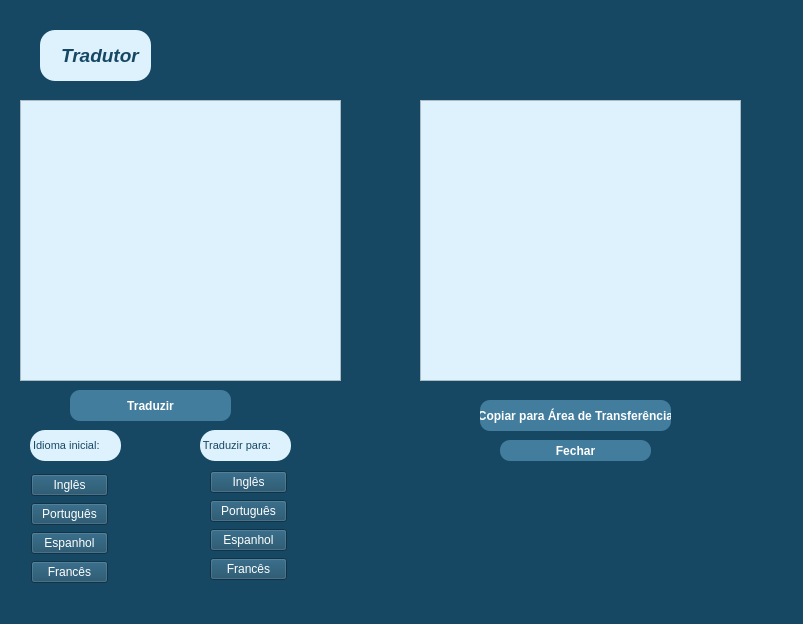
<?xml version="1.0" encoding="UTF-8"?>
<ui version="4.0">
 <class>Tradutor</class>
 <widget class="QMainWindow" name="Tradutor">
  <property name="geometry">
   <rect>
    <x>0</x>
    <y>0</y>
    <width>803</width>
    <height>624</height>
   </rect>
  </property>
  <property name="font">
   <font>
    <weight>75</weight>
    <bold>true</bold>
   </font>
  </property>
  <property name="windowTitle">
   <string>Tradutor</string>
  </property>
  <property name="styleSheet">
   <string notr="true">background-color: rgb(22, 72, 99);
</string>
  </property>
  <widget class="QWidget" name="centralwidget">
   <widget class="QPushButton" name="btn_traduzir">
    <property name="geometry">
     <rect>
      <x>70</x>
      <y>390</y>
      <width>161</width>
      <height>31</height>
     </rect>
    </property>
    <property name="font">
     <font>
      <family>Segoe UI</family>
      <weight>75</weight>
      <bold>true</bold>
     </font>
    </property>
    <property name="cursor">
     <cursorShape>OpenHandCursor</cursorShape>
    </property>
    <property name="styleSheet">
     <string notr="true">background-color:rgb(66, 125, 157);
 border-radius: 10px;
 border-color: black;
 color: white;</string>
    </property>
    <property name="text">
     <string>Traduzir</string>
    </property>
   </widget>
   <widget class="QLabel" name="label">
    <property name="geometry">
     <rect>
      <x>40</x>
      <y>30</y>
      <width>111</width>
      <height>51</height>
     </rect>
    </property>
    <property name="font">
     <font>
      <family>Segoe UI</family>
      <pointsize>14</pointsize>
      <weight>75</weight>
      <italic>true</italic>
      <bold>true</bold>
     </font>
    </property>
    <property name="styleSheet">
     <string notr="true">background-color: 	rgb(221, 242, 253);

 border-radius: 15px;
 border-color:white;
color: rgb(22, 72, 99);
 </string>
    </property>
    <property name="text">
     <string>    Tradutor</string>
    </property>
   </widget>
   <widget class="QLabel" name="label_2">
    <property name="geometry">
     <rect>
      <x>30</x>
      <y>430</y>
      <width>91</width>
      <height>31</height>
     </rect>
    </property>
    <property name="font">
     <font>
      <family>Segoe UI</family>
      <pointsize>8</pointsize>
      <weight>50</weight>
      <italic>false</italic>
      <bold>false</bold>
     </font>
    </property>
    <property name="styleSheet">
     <string notr="true">background-color: 	rgb(221, 242, 253);

 border-radius: 15px;
 border-color:white;
color: rgb(22, 72, 99);
 </string>
    </property>
    <property name="text">
     <string> Idioma inicial:</string>
    </property>
   </widget>
   <widget class="QLabel" name="label_3">
    <property name="geometry">
     <rect>
      <x>200</x>
      <y>430</y>
      <width>91</width>
      <height>31</height>
     </rect>
    </property>
    <property name="font">
     <font>
      <family>Segoe UI</family>
      <pointsize>8</pointsize>
      <weight>50</weight>
      <italic>false</italic>
      <bold>false</bold>
     </font>
    </property>
    <property name="styleSheet">
     <string notr="true">background-color: 	rgb(221, 242, 253);

 border-radius: 15px;
 border-color:white;
color: rgb(22, 72, 99);
 </string>
    </property>
    <property name="text">
     <string> Traduzir para:</string>
    </property>
   </widget>
   <widget class="QPushButton" name="btn_copiar_ctrlc">
    <property name="geometry">
     <rect>
      <x>480</x>
      <y>400</y>
      <width>191</width>
      <height>31</height>
     </rect>
    </property>
    <property name="font">
     <font>
      <family>Segoe UI</family>
      <weight>75</weight>
      <bold>true</bold>
     </font>
    </property>
    <property name="cursor">
     <cursorShape>OpenHandCursor</cursorShape>
    </property>
    <property name="styleSheet">
     <string notr="true">background-color:rgb(66, 125, 157);
 border-radius: 10px;
 border-color: black;
 color: white;</string>
    </property>
    <property name="text">
     <string>Copiar para Área de Transferência</string>
    </property>
   </widget>
   <widget class="QPushButton" name="btn_fechar">
    <property name="geometry">
     <rect>
      <x>500</x>
      <y>440</y>
      <width>151</width>
      <height>21</height>
     </rect>
    </property>
    <property name="font">
     <font>
      <family>Segoe UI</family>
      <weight>75</weight>
      <bold>true</bold>
     </font>
    </property>
    <property name="cursor">
     <cursorShape>CrossCursor</cursorShape>
    </property>
    <property name="styleSheet">
     <string notr="true">background-color:rgb(66, 125, 157);
 border-radius: 10px;
 border-color: black;
 color: white;</string>
    </property>
    <property name="text">
     <string>Fechar</string>
    </property>
   </widget>
   <widget class="QWidget" name="layoutWidget">
    <property name="geometry">
     <rect>
      <x>210</x>
      <y>470</y>
      <width>77</width>
      <height>112</height>
     </rect>
    </property>
    <layout class="QVBoxLayout" name="verticalLayout">
     <item>
      <widget class="QPushButton" name="ling2_ingles">
       <property name="styleSheet">
        <string notr="true"> color: white;</string>
       </property>
       <property name="text">
        <string>Inglês</string>
       </property>
      </widget>
     </item>
     <item>
      <widget class="QPushButton" name="ling2_pt_br">
       <property name="styleSheet">
        <string notr="true"> color: white;</string>
       </property>
       <property name="text">
        <string>Português</string>
       </property>
      </widget>
     </item>
     <item>
      <widget class="QPushButton" name="ling2_espanhol">
       <property name="styleSheet">
        <string notr="true"> color: white;</string>
       </property>
       <property name="text">
        <string>Espanhol</string>
       </property>
      </widget>
     </item>
     <item>
      <widget class="QPushButton" name="ling2_frances">
       <property name="whatsThis">
        <string>&lt;html&gt;&lt;head/&gt;&lt;body&gt;&lt;p&gt; color: white;&lt;/p&gt;&lt;/body&gt;&lt;/html&gt;</string>
       </property>
       <property name="styleSheet">
        <string notr="true"> color: white;</string>
       </property>
       <property name="text">
        <string>Francês</string>
       </property>
      </widget>
     </item>
    </layout>
   </widget>
   <widget class="QWidget" name="layoutWidget">
    <property name="geometry">
     <rect>
      <x>31</x>
      <y>473</y>
      <width>77</width>
      <height>112</height>
     </rect>
    </property>
    <layout class="QVBoxLayout" name="verticalLayout_2">
     <item>
      <widget class="QPushButton" name="ling1_ingles">
       <property name="styleSheet">
        <string notr="true"> color: white;</string>
       </property>
       <property name="text">
        <string>Inglês</string>
       </property>
      </widget>
     </item>
     <item>
      <widget class="QPushButton" name="ling1_pt_br">
       <property name="styleSheet">
        <string notr="true"> color: white;</string>
       </property>
       <property name="text">
        <string>Português</string>
       </property>
      </widget>
     </item>
     <item>
      <widget class="QPushButton" name="ling1_espanhol">
       <property name="styleSheet">
        <string notr="true"> color: white;</string>
       </property>
       <property name="text">
        <string>Espanhol</string>
       </property>
      </widget>
     </item>
     <item>
      <widget class="QPushButton" name="ling1_frances">
       <property name="styleSheet">
        <string notr="true"> color: white;</string>
       </property>
       <property name="text">
        <string>Francês</string>
       </property>
      </widget>
     </item>
    </layout>
   </widget>
   <widget class="QTextEdit" name="texto_input">
    <property name="geometry">
     <rect>
      <x>20</x>
      <y>100</y>
      <width>321</width>
      <height>281</height>
     </rect>
    </property>
    <property name="styleSheet">
     <string notr="true">background-color: 	rgb(221, 242, 253);</string>
    </property>
   </widget>
   <widget class="QTextEdit" name="texto_traduzido">
    <property name="geometry">
     <rect>
      <x>420</x>
      <y>100</y>
      <width>321</width>
      <height>281</height>
     </rect>
    </property>
    <property name="styleSheet">
     <string notr="true">background-color: 	rgb(221, 242, 253);</string>
    </property>
   </widget>
  </widget>
  <widget class="QStatusBar" name="statusbar"/>
 </widget>
 <resources/>
 <connections>
  <connection>
   <sender>btn_fechar</sender>
   <signal>clicked()</signal>
   <receiver>Tradutor</receiver>
   <slot>close()</slot>
   <hints>
    <hint type="sourcelabel">
     <x>575</x>
     <y>450</y>
    </hint>
    <hint type="destinationlabel">
     <x>399</x>
     <y>299</y>
    </hint>
   </hints>
  </connection>
 </connections>
</ui>
